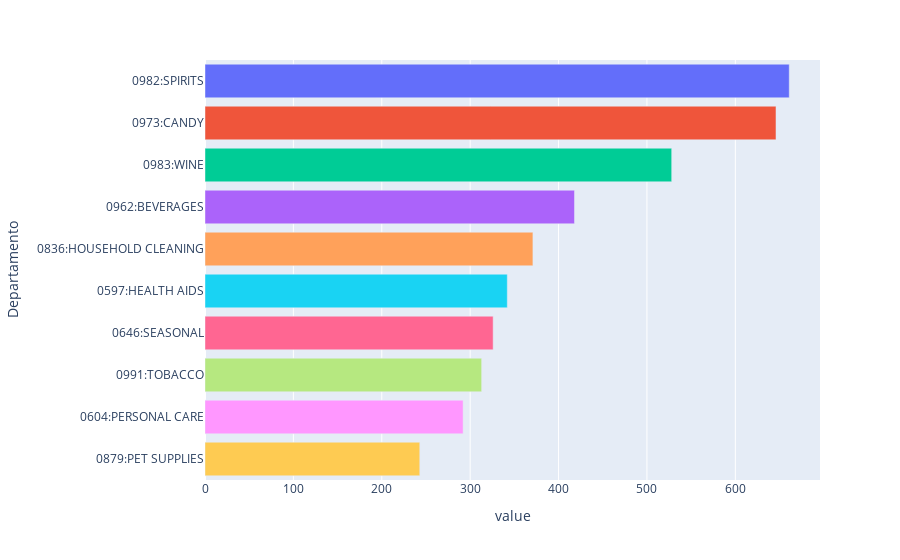

Notebook cell for this chart:
### Code cell
# Qual o Top 10 de departamentos têm o maior volume de transações e maior quantidade de unidades vendidas?
# Parte 2: Quantidade de Unidades Vendidas

# Soma de Unidades Vendidas das Transações onde cada departamento aparece
soma_quantidades_por_departamento_top10 = df_transacoes.groupby('Departamento')['Qtde_Vendida'].sum().sort_values(ascending=False).head(10)

# Plot
fig_unidades_vendidas_top10 = px.bar(soma_quantidades_por_departamento_top10, color=soma_quantidades_por_departamento_top10.index, orientation='h')
fig_unidades_vendidas_top10.update_layout(showlegend=False)
fig_unidades_vendidas_top10.show()

### Figure 1 — Plotly figure (JSON) as saved in the notebook; plotly's stock layout.template omitted (floating-point values rounded to 4 significant figures)
{"data": [{"alignmentgroup": "True", "hovertemplate": "Departamento=%{y}<br>value=%{x}<extra></extra>", "legendgroup": "0982:SPIRITS", "marker": {"color": "#636efa", "pattern": {"shape": ""}}, "name": "0982:SPIRITS", "offsetgroup": "0982:SPIRITS", "orientation": "h", "showlegend": true, "textposition": "auto", "type": "bar", "x": [661], "xaxis": "x", "y": ["0982:SPIRITS"], "yaxis": "y"}, {"alignmentgroup": "True", "hovertemplate": "Departamento=%{y}<br>value=%{x}<extra></extra>", "legendgroup": "0973:CANDY", "marker": {"color": "#EF553B", "pattern": {"shape": ""}}, "name": "0973:CANDY", "offsetgroup": "0973:CANDY", "orientation": "h", "showlegend": true, "textposition": "auto", "type": "bar", "x": [646], "xaxis": "x", "y": ["0973:CANDY"], "yaxis": "y"}, {"alignmentgroup": "True", "hovertemplate": "Departamento=%{y}<br>value=%{x}<extra></extra>", "legendgroup": "0983:WINE", "marker": {"color": "#00cc96", "pattern": {"shape": ""}}, "name": "0983:WINE", "offsetgroup": "0983:WINE", "orientation": "h", "showlegend": true, "textposition": "auto", "type": "bar", "x": [528], "xaxis": "x", "y": ["0983:WINE"], "yaxis": "y"}, {"alignmentgroup": "True", "hovertemplate": "Departamento=%{y}<br>value=%{x}<extra></extra>", "legendgroup": "0962:BEVERAGES", "marker": {"color": "#ab63fa", "pattern": {"shape": ""}}, "name": "0962:BEVERAGES", "offsetgroup": "0962:BEVERAGES", "orientation": "h", "showlegend": true, "textposition": "auto", "type": "bar", "x": [418], "xaxis": "x", "y": ["0962:BEVERAGES"], "yaxis": "y"}, {"alignmentgroup": "True", "hovertemplate": "Departamento=%{y}<br>value=%{x}<extra></extra>", "legendgroup": "0836:HOUSEHOLD CLEANING", "marker": {"color": "#FFA15A", "pattern": {"shape": ""}}, "name": "0836:HOUSEHOLD CLEANING", "offsetgroup": "0836:HOUSEHOLD CLEANING", "orientation": "h", "showlegend": true, "textposition": "auto", "type": "bar", "x": [371], "xaxis": "x", "y": ["0836:HOUSEHOLD CLEANING"], "yaxis": "y"}, {"alignmentgroup": "True", "hovertemplate": "Departamento=%{y}<br>value=%{x}<extra></extra>", "legendgroup": "0597:HEALTH AIDS", "marker": {"color": "#19d3f3", "pattern": {"shape": ""}}, "name": "0597:HEALTH AIDS", "offsetgroup": "0597:HEALTH AIDS", "orientation": "h", "showlegend": true, "textposition": "auto", "type": "bar", "x": [342], "xaxis": "x", "y": ["0597:HEALTH AIDS"], "yaxis": "y"}, {"alignmentgroup": "True", "hovertemplate": "Departamento=%{y}<br>value=%{x}<extra></extra>", "legendgroup": "0646:SEASONAL", "marker": {"color": "#FF6692", "pattern": {"shape": ""}}, "name": "0646:SEASONAL", "offsetgroup": "0646:SEASONAL", "orientation": "h", "showlegend": true, "textposition": "auto", "type": "bar", "x": [326], "xaxis": "x", "y": ["0646:SEASONAL"], "yaxis": "y"}, {"alignmentgroup": "True", "hovertemplate": "Departamento=%{y}<br>value=%{x}<extra></extra>", "legendgroup": "0991:TOBACCO", "marker": {"color": "#B6E880", "pattern": {"shape": ""}}, "name": "0991:TOBACCO", "offsetgroup": "0991:TOBACCO", "orientation": "h", "showlegend": true, "textposition": "auto", "type": "bar", "x": [313], "xaxis": "x", "y": ["0991:TOBACCO"], "yaxis": "y"}, {"alignmentgroup": "True", "hovertemplate": "Departamento=%{y}<br>value=%{x}<extra></extra>", "legendgroup": "0604:PERSONAL CARE", "marker": {"color": "#FF97FF", "pattern": {"shape": ""}}, "name": "0604:PERSONAL CARE", "offsetgroup": "0604:PERSONAL CARE", "orientation": "h", "showlegend": true, "textposition": "auto", "type": "bar", "x": [292], "xaxis": "x", "y": ["0604:PERSONAL CARE"], "yaxis": "y"}, {"alignmentgroup": "True", "hovertemplate": "Departamento=%{y}<br>value=%{x}<extra></extra>", "legendgroup": "0879:PET SUPPLIES", "marker": {"color": "#FECB52", "pattern": {"shape": ""}}, "name": "0879:PET SUPPLIES", "offsetgroup": "0879:PET SUPPLIES", "orientation": "h", "showlegend": true, "textposition": "auto", "type": "bar", "x": [243], "xaxis": "x", "y": ["0879:PET SUPPLIES"], "yaxis": "y"}], "layout": {"barmode": "relative", "legend": {"title": {"text": "Departamento"}, "tracegroupgap": 0}, "margin": {"t": 60}, "showlegend": false, "xaxis": {"anchor": "y", "domain": [0, 1], "title": {"text": "value"}}, "yaxis": {"anchor": "x", "categoryarray": ["0879:PET SUPPLIES", "0604:PERSONAL CARE", "0991:TOBACCO", "0646:SEASONAL", "0597:HEALTH AIDS", "0836:HOUSEHOLD CLEANING", "0962:BEVERAGES", "0983:WINE", "0973:CANDY", "0982:SPIRITS"], "categoryorder": "array", "domain": [0, 1], "title": {"text": "Departamento"}}}}
